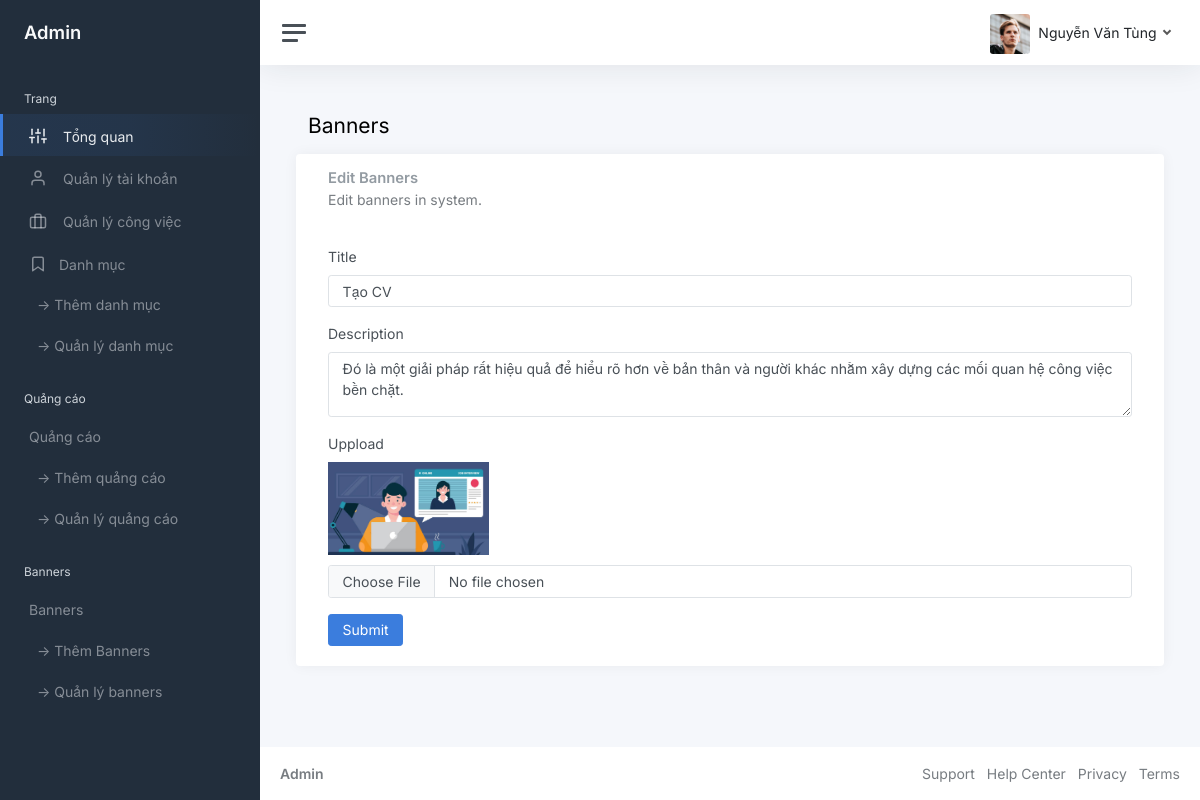
The page /admin/edit-banner.php?bannerId=3 (signed in) on the database its author committed.
### tables this page shows
CREATE TABLE `tbl_banner` (
  `bannerId` int(11) NOT NULL,
  `bannerImage` varchar(255) NOT NULL,
  `bannerDescription` text NOT NULL,
  `adminId` int(11) NOT NULL,
  `bannerTitle` varchar(255) NOT NULL
);

### lib/database.php (called while the page is built, shortened)
<?php
Class Database{
   public $host   = DB_HOST;
   public $user   = DB_USER;
   public $pass   = DB_PASS;
   public $dbname = DB_NAME;
   public $link;
private function connectDB(){
   $this->link = new mysqli($this->host, $this->user, $this->pass,
    $this->dbname);
 }
public function select($query){
  $result = $this->link->query($query) or
   die($this->link->error.__LINE__);
  if($result->num_rows > 0){
    return $result;
  } else {
    return false;
  }
 }
}

### classes/Banner.php (called while the page is built, shortened)
<?php
    $filepath = realpath(dirname(__FILE__));
    include_once ($filepath.'/../lib/database.php');
?>
<?php
class Banner
{
    private $db;
    public function __construct() {
        $this->db = new Database();
    }
    public function showBannerById($id) {
        $query = "SELECT * FROM tbl_banner WHERE bannerId = $id ";
        $result = $this->db->select($query);
        return $result;
    }
}

### admin/edit-banner.php (the view, shortened to what this page needs)
<?php
include '../classes/Banner.php';
?>
<?php
if (isset($_GET['bannerId']) ) {
    $bannerId = $_GET['bannerId'];
}
?>
<?php
    $class = new Banner();
?>
<!DOCTYPE html>
<html lang="en">
<head>
    <link href="./asset/css/app.css" rel="stylesheet">
</head>
<body>
    <div class="wrapper">
        <?php include('./inc/sidebar.php') ?>
        <div class="main">
            <?php include('./inc/header.php') ?>
            <main class="content">
                <div class="container-fluid p-0">
                    <h1 class="h3 mb-3">Banners</h1>
                    <div class="row">
                        <div class="card">
                            <div class="card-header">
                                <h5 class="card-title">Edit Banners</h5>
                                <h6 class="card-subtitle text-muted">Edit banners in system.</h6>
                            </div>
                            <div class="card-body">
                                <?php
                                    $getBanner = $class->showBannerById($bannerId);
                                    if ($getBanner) {
                                        while($result = $getBanner->fetch_assoc()){
                                ?>
                                <form action="" method="POST" enctype="multipart/form-data">
                                    <div class="mb-3">
                                        <label class="form-label">Title</label>
                                        <input type="text" class="form-control" value="<?= $result['bannerTitle']  ?>" placeholder="Ex: Shopping For Asus Company" name='title'
                                             />
                                    </div>
                                    <div class="mb-3">
                                        <label class="form-label">Description</label>
                                        <textarea class="form-control"  placeholder="Ex: Recrutiment for company,...." rows="1" style="height: 65px" name='description'
                                            ><?= $result['bannerDescription']  ?></textarea>
                                    </div>
                                    <div class="mb-3">
                                        <label class="form-label">Uppload</label><br>
                                        <img src="../uploads/<?php echo $result['bannerImage'] ?>" style="width: 20%; margin-bottom: 10px;">
                                        <input class="form-control" type="file" name='image'/>
                                    </div>
                                    <button type="submit" name="submit" class="btn btn-primary">Submit</button>
                                </form>
                                <?php }} ?>
                            </div>
                        </div>
                    </div>
                </div>
            </main>
            <?php include('./inc/footer.php') ?>
        </div>
    </div>
</body>
</html>

### rows shown on the page
tbl_banner: title "Tạo CV", description "Đó là một giải pháp rất hiệu quả để hiểu rõ hơn về bản thân và người khác nhằm xây dựng các mối quan hệ công việc bền chặt.", bannerImage (picture)

### other values the page prints
Session::get('adminName') "Nguyễn Văn Tùng"
